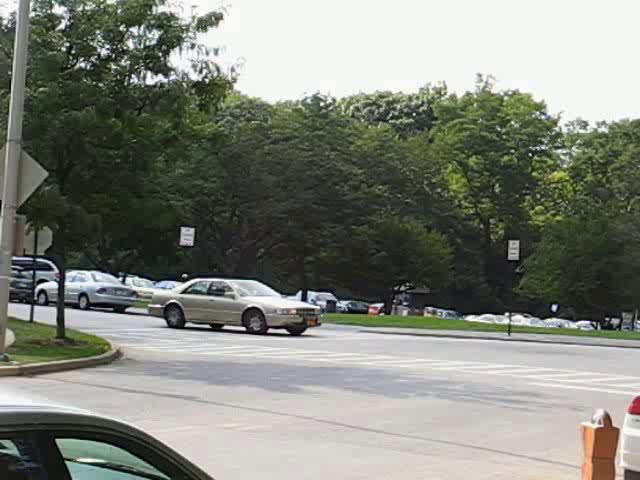
#> input picture Latex/relatorio_mac0215/images/00000001-.png, 640 x 480 px, given in place of a.jpg, which was not available
$ python histogram+colorBalance.py
#> lines starting #> are read from the running program, lines starting #| are printed output that depends on the picture; pictures that were not available may be replaced by others from this repository, and a replacement may not be noted
import cv2
import numpy as np
import matplotlib.pyplot as plt
import os

# --- Configurações ---
OUTPUT_DIR = "Images/resultados_relatorio"
os.makedirs(OUTPUT_DIR, exist_ok=True)

def apply_color_balance(img_rgb, r_factor, g_factor, b_factor):
    """
    Aplica balanço de cor simples (multiplicação de canais).
    IMPORTANTE: Assume que img_rgb já está no formato RGB.
    """
    img_float = img_rgb.astype(np.float32)

    # Como convertemos para RGB antes, os índices agora batem com os nomes:
    img_float[:,:,0] = np.clip(img_float[:,:,0] * r_factor, 0, 255) # Canal 0 é Red
    img_float[:,:,1] = np.clip(img_float[:,:,1] * g_factor, 0, 255) # Canal 1 é Green
    img_float[:,:,2] = np.clip(img_float[:,:,2] * b_factor, 0, 255) # Canal 2 é Blue

    return img_float.astype(np.uint8)

def equalize_histogram_manual(gray_img):
    """Equalização de histograma implementada manualmente"""
    # Garante que a imagem é 2D (grayscale)
    if len(gray_img.shape) == 3:
        gray_img = cv2.cvtColor(gray_img, cv2.COLOR_BGR2GRAY)

    hist = np.bincount(gray_img.flatten(), minlength=256)
    num_pixels = gray_img.size

    # Calcular CDF (Função de Distribuição Acumulada)
    cdf = hist.cumsum()
    cdf_normalized = cdf / num_pixels

    # Mapeamento
    map_values = (cdf_normalized * 255).astype(np.uint8)

    # Retorna a imagem equalizada e o histograma original para plotagem
    return map_values[gray_img], hist

# --- Funções de Plotagem ---

def plot_color_comparison(original, warm, cool, filename):
    fig, axes = plt.subplots(1, 3, figsize=(15, 5))

    # Matplotlib recebe RGB, então as cores ficarão corretas agora
    axes[0].imshow(original)
    axes[0].set_title("Original")
    axes[1].imshow(warm)
    axes[1].set_title("Balanço Quente")
    axes[2].imshow(cool)
    axes[2].set_title("Balanço Frio")

    for ax in axes: ax.axis('off')
    plt.tight_layout()
    plt.savefig(os.path.join(OUTPUT_DIR, filename))
    plt.close()

def plot_equalization(original, equalized, hist_orig, hist_eq, filename):
    fig, axes = plt.subplots(2, 2, figsize=(12, 8))

    axes[0,0].imshow(original, cmap='gray')
    axes[0,0].set_title("Imagem Original")
    axes[0,1].imshow(equalized, cmap='gray')
    axes[0,1].set_title("Imagem Equalizada")

    axes[1,0].bar(range(256), hist_orig, color='black', alpha=0.7)
    axes[1,0].set_title("Histograma Original")
    axes[1,1].bar(range(256), hist_eq, color='black', alpha=0.7)
    axes[1,1].set_title("Histograma Equalizado")

    for ax in axes[0,:]: ax.axis('off')
    plt.tight_layout()
    plt.savefig(os.path.join(OUTPUT_DIR, filename))
    plt.close()

# --- Main ---

if __name__ == "__main__":
    # 1. Carregar imagem COLORIDA
    img_bgr = cv2.imread('Images/a.jpg')
#> img_bgr is the input picture: shape (480, 640, 3); mean B, G, R 123.4, 132.4, 129.6

    if img_bgr is None:
        print("Erro: Imagem 'Images/a.jpg' não encontrada.")
    else:
        # CORREÇÃO PRINCIPAL: Converter BGR -> RGB logo após carregar
        img_rgb = cv2.cvtColor(img_bgr, cv2.COLOR_BGR2RGB)

        print("Gerando Fig 1: Transformações de Cor...")
        # Agora passamos img_rgb, então a lógica interna (r_factor no canal 0) funcionará
        img_warm = apply_color_balance(img_rgb, 1.4, 1.1, 0.8) # Aumentei um pouco o red para ficar bem visível
#> in apply_color_balance, `return img_float.astype(np.uint8)`:
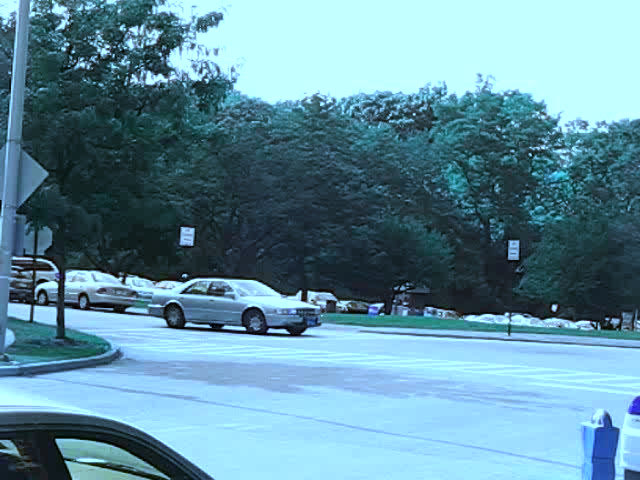
#> returned value: shape (480, 640, 3); mean of channels 0, 1, 2 159.2, 142.7, 98.4; drawn as B, G, R
        img_cool = apply_color_balance(img_rgb, 0.7, 0.9, 1.3)
#> call 2 of apply_color_balance, with r_factor = 0.7, g_factor = 0.9, b_factor = 1.3
#> in apply_color_balance (call 2), `img_float[:,:,2] = np.clip(img_float[:,:,2] * b_factor, 0, 255)`:
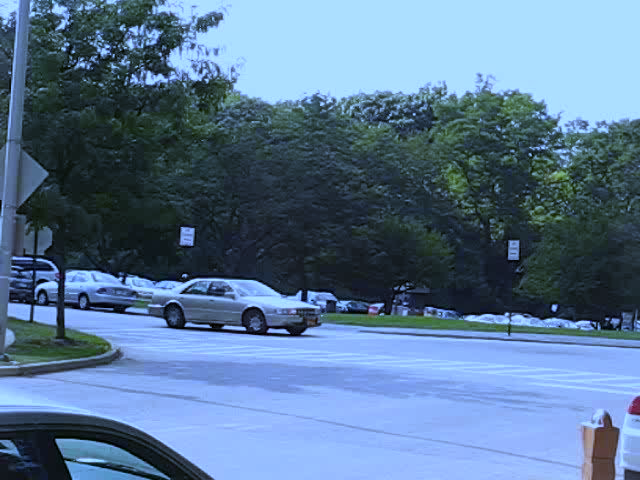
#> img_float: shape (480, 640, 3) float32; mean R, G, B 90.7, 119.1, 148.9
#> in apply_color_balance (call 2), `return img_float.astype(np.uint8)`:
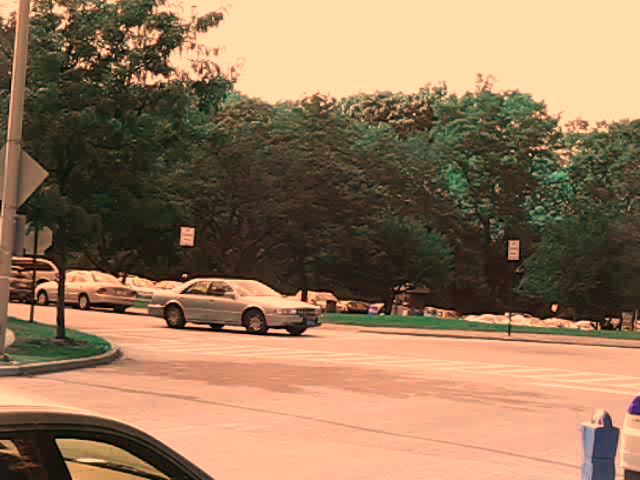
#> returned value: shape (480, 640, 3); mean of channels 0, 1, 2 90.3, 118.7, 148.4; drawn as B, G, R
        plot_color_comparison(img_rgb, img_warm, img_cool, "fig_color_balance.png")

    # 2. Carregar imagem GRAYSCALE
    # É importante usar a flag cv2.IMREAD_GRAYSCALE para garantir que carregue com 1 canal apenas
    img_gray = cv2.imread('Images/cat.jpg', cv2.IMREAD_GRAYSCALE)
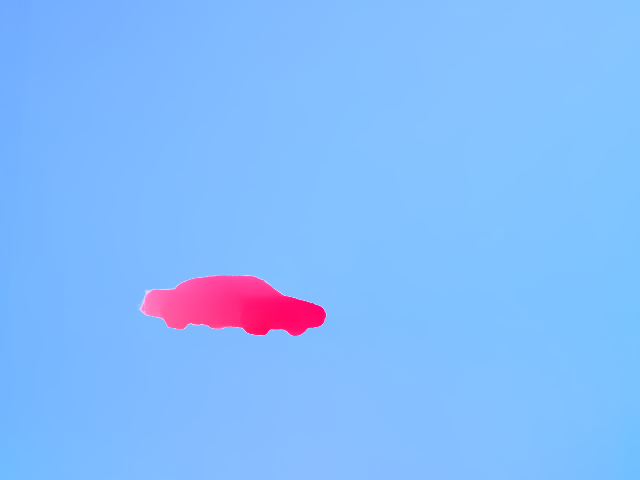
#> input picture Latex/relatorio_mac0215/images/00000001.png, 640 x 480 px, given in place of cat.jpg, which was not available
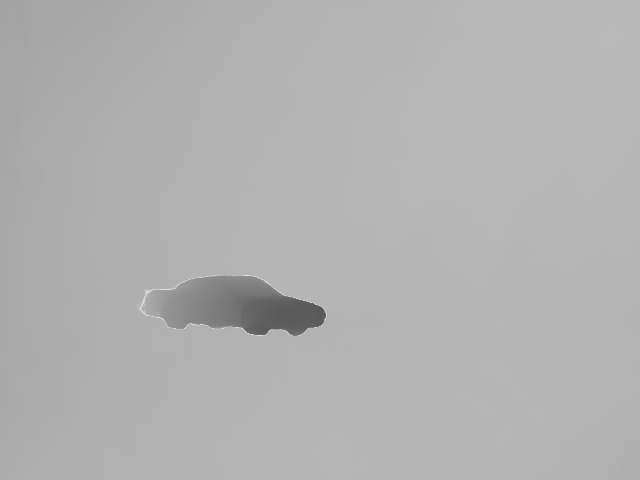
#> img_gray: shape (480, 640); min 88, max 222, mean 177.1

    if img_gray is None:
         print("Erro: Imagem 'Images/gray.jpg' não encontrada.")
    else:
        print("Gerando Fig 2: Equalização de Histograma...")
        img_eq, hist_orig = equalize_histogram_manual(img_gray)
#> in equalize_histogram_manual, `hist = np.bincount(gray_img.flatten(), minlength=256)`: hist = 256 values, max 55632 at index 181, min 0 at index 0, mean 1200
#> in equalize_histogram_manual, `cdf = hist.cumsum()`: cdf = 256 values from 0 to 307200
#> in equalize_histogram_manual, `cdf_normalized = cdf / num_pixels`: cdf_normalized = 256 values from 0 to 1
#> in equalize_histogram_manual, `map_values = (cdf_normalized * 255).astype(np.uint8)`: map_values = 256 values from 0 to 255
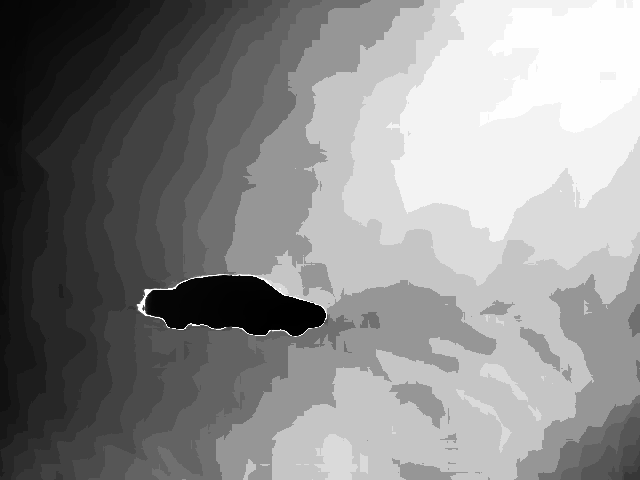
#> img_eq: shape (480, 640); min 0, max 255, mean 138.4
#> hist_orig has the same summary as hist in equalize_histogram_manual
        # Recalcular hist da equalizada para plot
        hist_eq = np.bincount(img_eq.flatten(), minlength=256)
#> hist_eq = 256 values, max 55632 at index 197, min 0 at index 8, mean 1200
        plot_equalization(img_gray, img_eq, hist_orig, hist_eq, "fig_histogram_eq.png")
#> in plot_equalization, `plt.savefig(os.path.join(OUTPUT_DIR, filename))`:
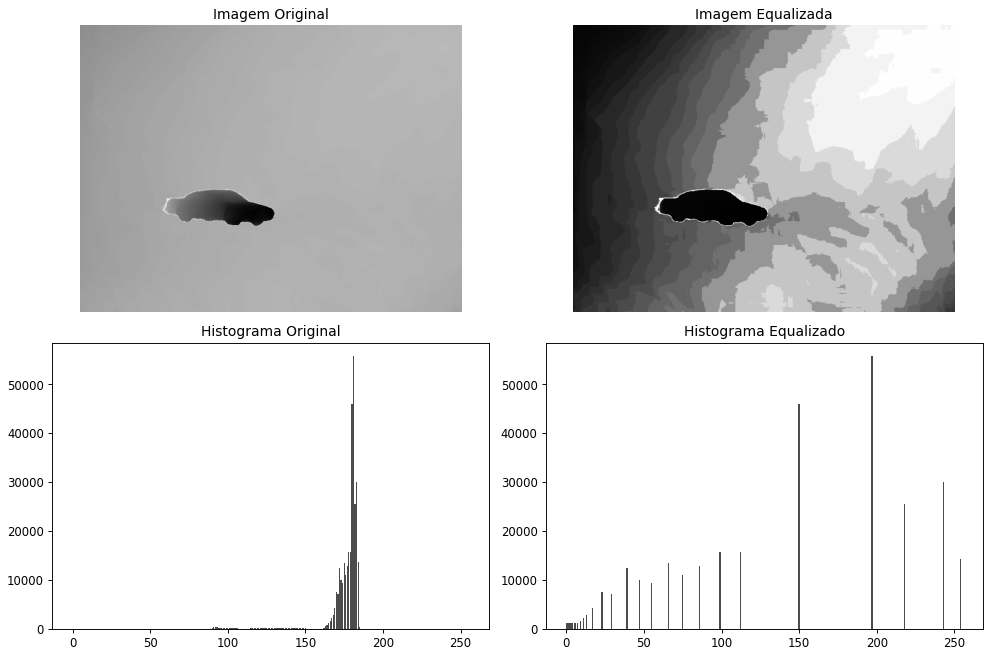
#> figure drawn by matplotlib, 4 panels; panel 3: tallest bar 55632 high, from x = 180.6 to 181.4; panel 4: tallest bar 55632 high, from x = 196.6 to 197.4

    print(f"Resultados salvos em '{OUTPUT_DIR}'")
